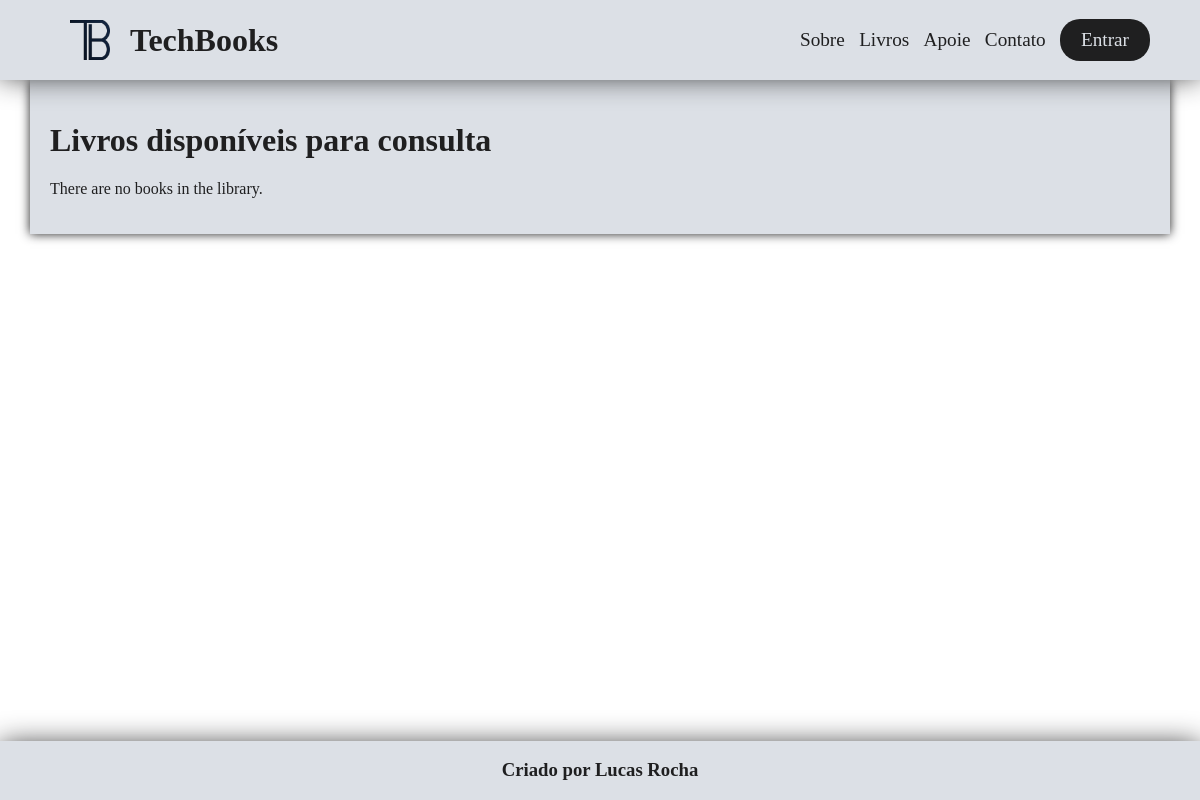
The page /books/base/ on the database as committed earlier.
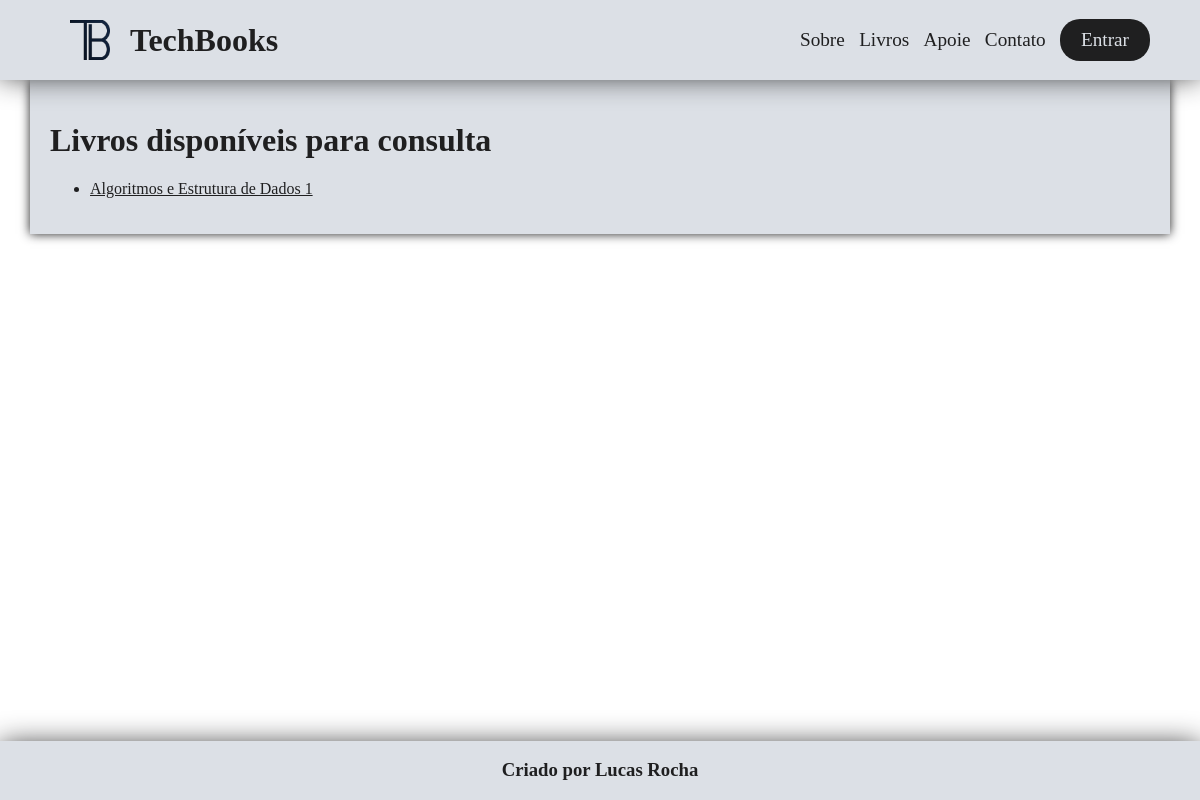
The same page on the database as committed later.
### core/models.py (models this page shows)
class Book(models.Model):
    name = models.CharField(max_length=64)
    slug = models.CharField(max_length=64, unique=True)
    url = models.CharField(max_length=256)
    subject = models.ForeignKey(Subject, on_delete=models.CASCADE)
    is_page = models.BooleanField()

### core/views.py (the view)
# urls.py: path('books/<subject_slug>/', core.views.ListBooksBySubject.as_view()),
class ListBooksBySubject(TemplateView):
    template_name = 'book_list.html'
    def get(self, request, subject_slug):
        extra_context = {}
        try:
            subject = Subject.objects.get(slug=subject_slug)
            extra_context['book_list'] = sorted(
                Book.objects.filter(subject_id=subject.id),
                key=lambda item: item.name
            )
            extra_context['title'] = f'Techbooks - {subject.name}'
            extra_context['subject'] = subject
            extra_context['filtered'] = True
        except:
            extra_context['title'] = 'Livro não enontrado'
            extra_context['filtered'] = False
            extra_context['book_list'] = None
        return render(request, template_name='book_list.html', context=extra_context)

### core/templates/book_list.html (shortened to what this page needs)
{% extends 'base/base.html' %}
{% block content %}
    <h1>Livros disponíveis para consulta</h1>
    {% if book_list %}
        {% if filtered %}
        <ul>
            {% for book in book_list %}
            <li>
                <a href="{{ book.slug }}">{{ book.name }}</a>
            </li>
            {% endfor %}
        </ul>
        {% endif %}
    {% else %}
        <p>There are no books in the library.</p>
    {% endif %}
{% endblock %}

Rows that differ between the two databases and show on the page:
added Book: name "Algoritmos e Estrutura de Dados 1"
Other text that changed with them:
text no longer shown: "There are no books in the library."
